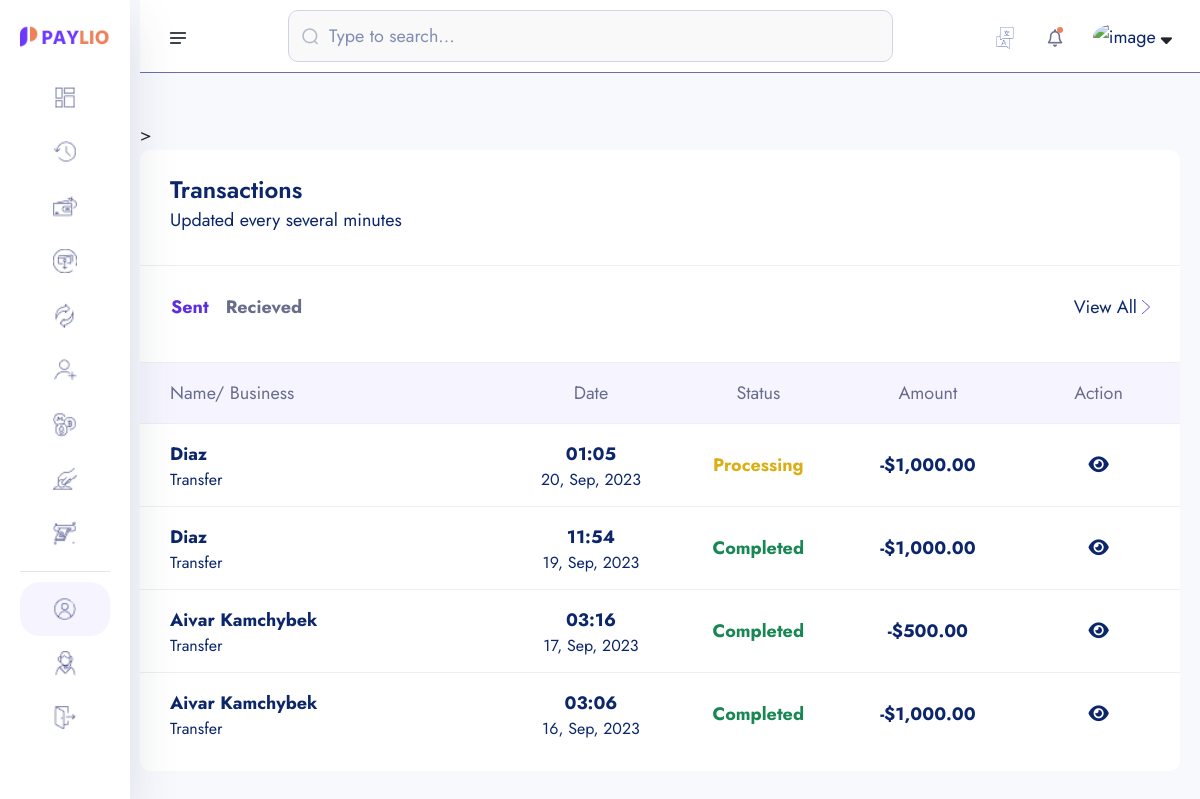
The app's page /transactions/ (signed in), older data.
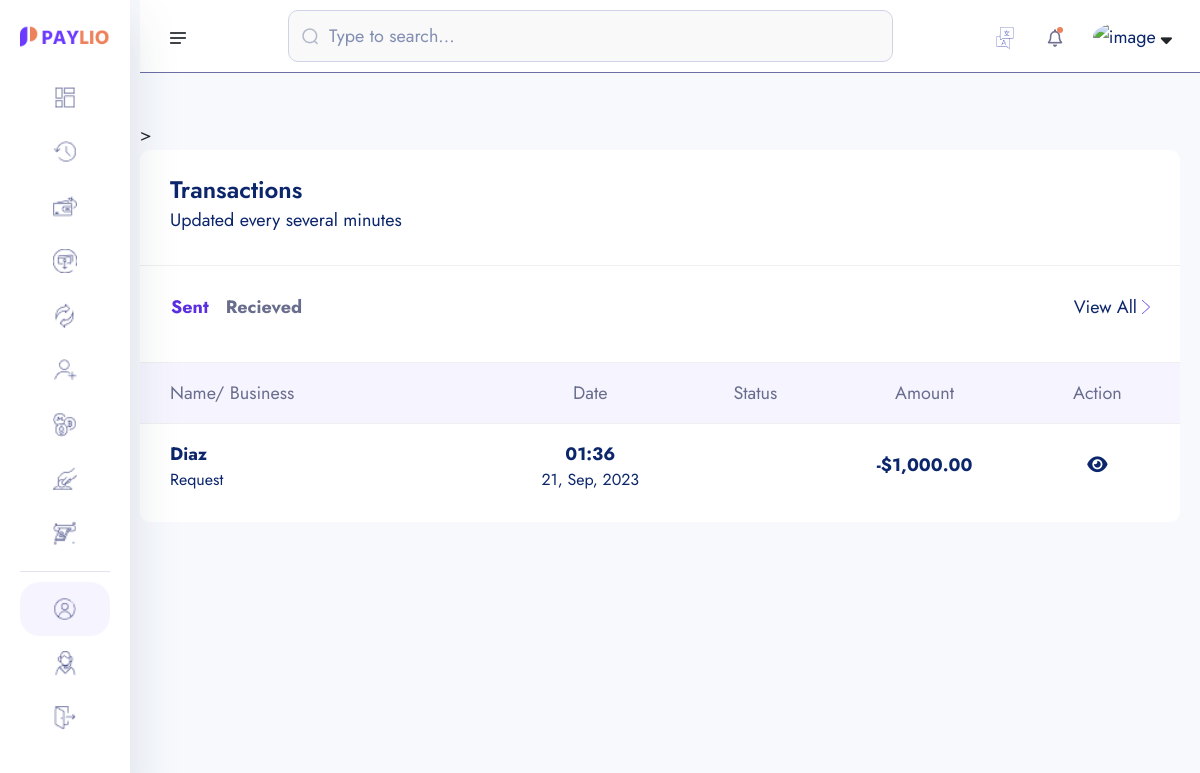
The same page, newer data.
### core/models.py (models this page shows, shortened)
class Transaction(models.Model):
    transaction_id = ShortUUIDField(unique=True, length=15, max_length=20, prefix="TRN")
    user = models.ForeignKey(User, on_delete=models.SET_NULL, null=True, related_name="user")
    amount = models.DecimalField(max_digits=12, decimal_places=2, default=0.00)
    description = models.CharField(max_length=1000, null=True, blank=True)
    reciever = models.ForeignKey(User, on_delete=models.SET_NULL, null=True, related_name="reciever")
    sender = models.ForeignKey(User, on_delete=models.SET_NULL, null=True, related_name="sender")
    reciever_account = models.ForeignKey(Account, on_delete=models.SET_NULL, null=True, related_name="reciever_account")
    sender_account = models.ForeignKey(Account, on_delete=models.SET_NULL, null=True, related_name="sender_account")
    status = models.CharField(choices=TRANSACTION_STATUS, max_length=100, default="pending")
    transaction_type = models.CharField(choices=TRANSACTION_TYPE, max_length=100, default="none")
    date = models.DateTimeField(auto_now_add=True)
    updated = models.DateTimeField(auto_now_add=False, null=True, blank=True)

### userauths/models.py (models this page shows, shortened)
class User(AbstractUser):
    username = models.CharField(max_length=100)
    email = models.EmailField(unique=True)
    is_staff = models.BooleanField(default=False)
    is_superuser = models.BooleanField(default=False)
    USERNAME_FIELD = 'email'
    REQUIRED_FIELDS = ['username']

### account/models.py (models this page shows, shortened)
class KYC(models.Model):
    id = models.UUIDField(primary_key=True, unique=True, default=uuid.uuid4, editable=False)
    user =  models.OneToOneField(User, on_delete=models.CASCADE)
    account =  models.OneToOneField(Account, on_delete=models.CASCADE, null=True, blank=True)
    full_name = models.CharField(max_length=1000)
    image = models.ImageField(upload_to="kyc", default="default.jpg")
    marrital_status = models.CharField(choices=MARITAL_STATUS, max_length=40)
    gender = models.CharField(choices=GENDER, max_length=40)
    identity_type = models.CharField(choices=IDENTITY_TYPE, max_length=140)
    identity_image = models.ImageField(upload_to="kyc", null=True, blank=True)
    date_of_birth = models.DateTimeField(auto_now_add=False)
    signature = models.ImageField(upload_to="kyc")
    nationality = models.CharField(max_length=100, null=True, blank=True)
    country = models.CharField(max_length=100)
    state = models.CharField(max_length=100)
    city = models.CharField(max_length=100)
    mobile = models.CharField(max_length=1000)
    fax = models.CharField(max_length=1000)
    date = models.DateTimeField(auto_now_add=True)

### core/transaction.py (the view)
# urls.py: path("transactions/", transaction.transaction_lists, name="transactions"),
def transaction_lists(request):
    sender_transaction = Transaction.objects.filter(sender=request.user).order_by("-id")
    reciever_transaction = Transaction.objects.filter(reciever=request.user).order_by("-id")
    context = {
        "sender_transaction": sender_transaction,
        "reciever_transaction": reciever_transaction,
    }
    return render(request, "transaction/transaction-list.html", context)

### templates/transaction/transaction-list.html (shortened to what the changed rows need)
{% extends "partials/dashboard-base.html" %}
{% load static %}
{% load humanize %}
{% block content %}
    <section class="dashboard-section body-collapse">
        <div class="overlay pt-120">
            <div class="container-fruid">
                <div class="row">
                    <div class="col-xl-12 col-lg-12">
                        <div class="section-content">
                            <div class="transactions-area">
                                <div class="tab-content mt-40">
                                    <div class="tab-pane fade show active" id="latest" role="tabpanel" aria-labelledby="latest-tab">
                                        <div class="table-responsive">
                                            <table class="table">
                                                <thead>
                                                    <tr>
                                                        <th scope="col">Name/ Business</th>
                                                        <th scope="col">Date</th>
                                                        <th scope="col">Status</th>
                                                        <th scope="col">Amount</th>
                                                        <th scope="col">Action</th>
                                                    </tr>
                                                </thead>
                                                <tbody>
                                                    {% for s in sender_transaction %}
                                                    <tr data-bs-toggle="modal" data-bs-target="#transactionsMod">
                                                        <th scope="row">
                                                            <p>{{s.reciever.kyc.full_name | title}}</p>
                                                            <p class="mdr">{{s.transaction_type |title}}</p>
                                                        </th>
                                                        <td>
                                                            <p>{{s.date | date:"h:i"}}</p>
                                                            <p class="mdr">{{s.date | date:"d, M, Y"}}</p>
                                                        </td>
                                                        <td>
                                                            {% if s.status == 'completed' %}
                                                                <p class="text-success">{{s.status | title}}</p>
                                                            {% endif %}
                                                            {% if s.status == 'processing' %}
                                                                <p class="inprogress">{{s.status | title}}</p>
                                                            {% endif %}
                                                        </td>
                                                        <td>
                                                            <p>-${{s.amount | intcomma}}</p>
                                                        </td>
                                                        <td>
                                                            <a href="{% url 'core:transaction-detail' s.transaction_id %}" class="" ><i class="fas fa-eye"></i></a>
                                                        </td>
                                                    </tr>
                                                    {% endfor %}
                                                </tbody>
                                            </table>
                                        </div>
                                    </div>
                                </div>
                            </div>
                        </div>
                    </div>
                </div>
            </div>
        </div>
    </section>
    {% endblock content %}

Row changes from the older to the newer data that the page shows:
removed Transaction: reciever.kyc.full_name "Diaz", transaction_type "Transfer", date "01:05", date "20, Sep, 2023", status "Processing", amount "1,000.00"
removed Transaction: reciever.kyc.full_name "Diaz", transaction_type "Transfer", date "11:54", date "19, Sep, 2023", status "Completed", amount "1,000.00"
removed Transaction: reciever.kyc.full_name "Aivar Kamchybek", transaction_type "Transfer", date "03:16", date "17, Sep, 2023", status "Completed", amount "500.00"
removed Transaction: reciever.kyc.full_name "Aivar Kamchybek", transaction_type "Transfer", date "03:06", date "16, Sep, 2023", status "Completed", amount "1,000.00"
added Transaction: reciever.kyc.full_name "Diaz", transaction_type "Request", date "01:36", date "21, Sep, 2023", amount "1,000.00"
